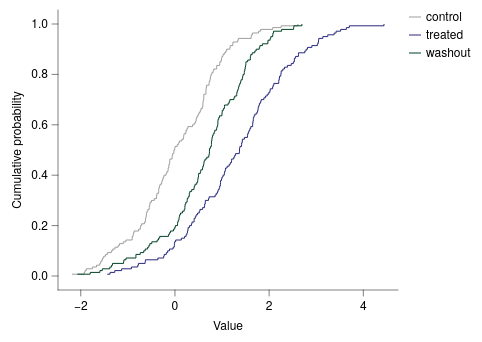

This figure's Vega-Lite source:
### Vega-Lite specification from a JSON file in a GitHub repository (floating-point values rounded to 4 significant figures; data arrays with more than 128 entries replaced by an {"elided": "..."} marker saying what was removed)
{"background": null, "config": {"arc": {"fill": "#DBDBDB", "fillOpacity": 1.0, "innerRadius": 35.0, "padAngle": 0.03, "stroke": "black", "strokeOpacity": 1, "strokeWidth": 0.25}, "area": {"fill": "#DBDBDB", "fillOpacity": 1.0, "stroke": "black", "strokeOpacity": 1, "strokeWidth": 0.25}, "axis": {"domain": true, "domainCap": "round", "domainColor": "black", "domainWidth": 0.25, "grid": false, "gridCap": "round", "gridColor": "#F1F1F1", "gridDash": [0, 0], "gridOpacity": 1.0, "gridWidth": 0.25, "labelColor": "black", "labelFont": "Helvetica Neue, HelveticaNeue, Helvetica, Arial, sans-serif", "labelFontSize": 6, "labelFontStyle": "normal", "labelFontWeight": 400, "offset": 0, "ticks": true, "tickCap": "round", "tickColor": "black", "tickRound": false, "tickSize": 3.0, "tickWidth": 0.25, "titleColor": "black", "titleFont": "Helvetica Neue, HelveticaNeue, Helvetica, Arial, sans-serif", "titleFontSize": 6, "titleFontStyle": "normal", "titleFontWeight": 400}, "axisX": {"domain": true, "labelAlign": "center", "labelAngle": 0, "labels": true, "ticks": true, "translate": 0}, "axisY": {"domain": true, "labelAlign": "right", "labelAngle": 0, "labels": true, "ticks": true, "translate": 0}, "axisRight": {"domain": true, "labelAlign": "left", "labelAngle": 0, "labels": true, "ticks": true, "translate": 0}, "axisTop": {"domain": true, "labelAlign": "center", "labelAngle": 0, "labels": true, "ticks": true, "translate": 0}, "axisBand": {"tickOffset": 0}, "bar": {"fill": "#DBDBDB", "fillOpacity": 1.0, "stroke": "black", "strokeOpacity": 1, "strokeWidth": 0.25}, "boxplot": {"size": 12.6, "ticks": {"cornerRadius": 0.25, "fill": "black", "opacity": 1, "size": 6.3, "thickness": 0.25}, "box": {"fillOpacity": 1.0, "stroke": "black", "strokeOpacity": 1, "strokeWidth": 0.25}, "median": {"cornerRadius": 0, "fill": "black", "fillOpacity": 1.0, "opacity": 1, "size": 12.6, "thickness": 0.25}, "rule": {"fill": "black", "fillOpacity": 1.0, "size": 14.0, "stroke": "black", "strokeDash": [0, 0], "strokeOpacity": 1, "strokeWidth": 0.25}, "outliers": {"color": "black", "fill": "black", "fillOpacity": 1.0, "size": 0, "stroke": "black", "strokeOpacity": 1, "strokeWidth": 0.25}}, "circle": {"fill": "black", "fillOpacity": 1.0, "size": 1.75, "stroke": null, "strokeOpacity": 1, "strokeWidth": 0.25}, "errorband": {"band": {"fillOpacity": 0.6, "stroke": null, "strokeWidth": 0.25, "strokeOpacity": 1}, "borders": {"opacity": 0, "strokeOpacity": 1, "strokeWidth": 0.25}}, "errorbar": {"opacity": 1, "rule": {"strokeDash": [0, 0], "strokeWidth": 0.25}, "ticks": {"color": "black", "cornerRadius": 0.125, "opacity": 1, "size": 8.4, "thickness": 0.25}, "thickness": 0.25}, "font": "Helvetica Neue, HelveticaNeue, Helvetica, Arial, sans-serif", "geoshape": {"fill": "#DBDBDB", "fillOpacity": 1.0, "stroke": "black", "strokeOpacity": 1, "strokeWidth": 0.25}, "header": {"labelColor": "black", "labelFont": "Helvetica Neue, HelveticaNeue, Helvetica, Arial, sans-serif", "labelFontSize": 6, "labelFontStyle": "normal", "labelFontWeight": 400, "titleColor": "black", "titleFont": "Helvetica Neue, HelveticaNeue, Helvetica, Arial, sans-serif", "titleFontSize": 6, "titleFontStyle": "normal", "titleFontWeight": 400, "titlePadding": 0}, "legend": {"disable": false, "offset": 4.5, "titlePadding": 4, "labelOffset": 2, "gradientLabelOffset": 2, "columnPadding": 4, "rowPadding": 2, "gradientThickness": 5, "gradientOpacity": 1.0, "gradientStrokeColor": "black", "gradientStrokeWidth": 0.25, "labelColor": "black", "labelFont": "Helvetica Neue, HelveticaNeue, Helvetica, Arial, sans-serif", "labelFontSize": 6, "labelFontStyle": "normal", "labelFontWeight": 400, "strokeColor": "black", "strokeWidth": 0, "symbolSize": 36, "symbolStrokeColor": "black", "symbolStrokeWidth": 0.25, "titleColor": "black", "titleFont": "Helvetica Neue, HelveticaNeue, Helvetica, Arial, sans-serif", "titleFontSize": 6, "titleFontStyle": "normal", "titleFontWeight": 400}, "line": {"color": "black", "stroke": "black", "strokeCap": "butt", "strokeDash": [0, 0], "strokeOpacity": 1, "strokeWidth": 0.5}, "point": {"filled": true, "fill": "#DBDBDB", "fillOpacity": 1.0, "size": 7.0, "stroke": "black", "strokeOpacity": 1, "strokeWidth": 0.25}, "range": {"category": ["#9D9D9D", "#28287D", "#004225", "#47266F", "#00605D", "#DBDBDB", "#7983C1", "#6E927B", "#937FB4", "#699A97"], "diverging": {"scheme": ["#4F4265", "#6A5C82", "#85789D", "#A196B7", "#BDB5CE", "#D8D6DD", "#F6F6F6", "#CED8D7", "#9DBFBD", "#75A3A0", "#518683", "#326967", "#164D4B"]}, "heatmap": {"scheme": ["#440154", "#472270", "#433E82", "#38598C", "#2C728E", "#238A8D", "#24A086", "#39B578", "#5DC862", "#96D646", "#CAE02D", "#FDE724"]}, "ordinal": {"scheme": ["#F1F1F1", "#DBDBDB", "#C6C6C6", "#B2B2B2", "#9D9D9D", "#898989", "#767676", "#636363", "#515151", "#404040", "#2F2F2F", "#1F1F1F"]}, "ramp": {"scheme": ["#440154", "#472270", "#433E82", "#38598C", "#2C728E", "#238A8D", "#24A086", "#39B578", "#5DC862", "#96D646", "#CAE02D", "#FDE724"]}}, "rule": {"color": "black", "stroke": "black", "strokeCap": "round", "strokeDash": [2, 2], "strokeOpacity": 1, "strokeWidth": 0.25}, "scale": {"barBandPaddingInner": 0.1, "rectBandPaddingInner": 0, "tickBandPaddingInner": 0.1, "bandPaddingOuter": 0.1, "bandWithNestedOffsetPaddingInner": 0.2, "bandWithNestedOffsetPaddingOuter": 0.2, "offsetBandPaddingInner": 0, "offsetBandPaddingOuter": 0, "continuousPadding": 7.0, "round": false}, "rect": {"fill": "#DBDBDB", "fillOpacity": 1.0, "stroke": "black", "strokeOpacity": 1, "strokeWidth": 0.25}, "square": {"fill": "#DBDBDB", "fillOpacity": 1.0, "size": 14.0, "stroke": "black", "strokeOpacity": 1, "strokeWidth": 0.25}, "text": {"color": "black", "font": "Helvetica Neue, HelveticaNeue, Helvetica, Arial, sans-serif", "fontSize": 6, "fontStyle": "normal", "fontWeight": 400}, "tick": {"color": "black", "cornerRadius": 0.125, "opacity": 1.0, "size": 12.6, "thickness": 0.25}, "title": {"anchor": "middle", "frame": "group", "color": "black", "font": "Helvetica Neue, HelveticaNeue, Helvetica, Arial, sans-serif", "fontSize": 6, "fontStyle": "normal", "fontWeight": 400, "subtitleColor": "black", "subtitleFont": "Helvetica Neue, HelveticaNeue, Helvetica, Arial, sans-serif", "subtitleFontSize": 6, "subtitleFontStyle": "normal", "subtitleFontWeight": 400}, "trail": {"color": "black", "opacity": 1, "size": 0.5}, "view": {"continuousWidth": 170, "continuousHeight": 140, "discreteWidth": 170, "discreteHeight": 140, "fill": null, "stroke": null, "strokeWidth": 0.25}}, "data": {"name": "data-a762ab7d992c95d30c7e47802f9bc0ca"}, "mark": {"type": "line", "interpolate": "step-after"}, "encoding": {"color": {"field": "group", "title": null, "type": "nominal"}, "x": {"field": "x", "title": "Value", "type": "quantitative", "scale": {"nice": false}}, "y": {"field": "cdf", "scale": {"domain": [0, 1], "nice": false}, "title": "Cumulative probability", "type": "quantitative"}}, "$schema": "https://vega.github.io/schema/vega-lite/v6.4.1.json", "datasets": {"data-a762ab7d992c95d30c7e47802f9bc0ca": {"elided": "420 records"}}}
